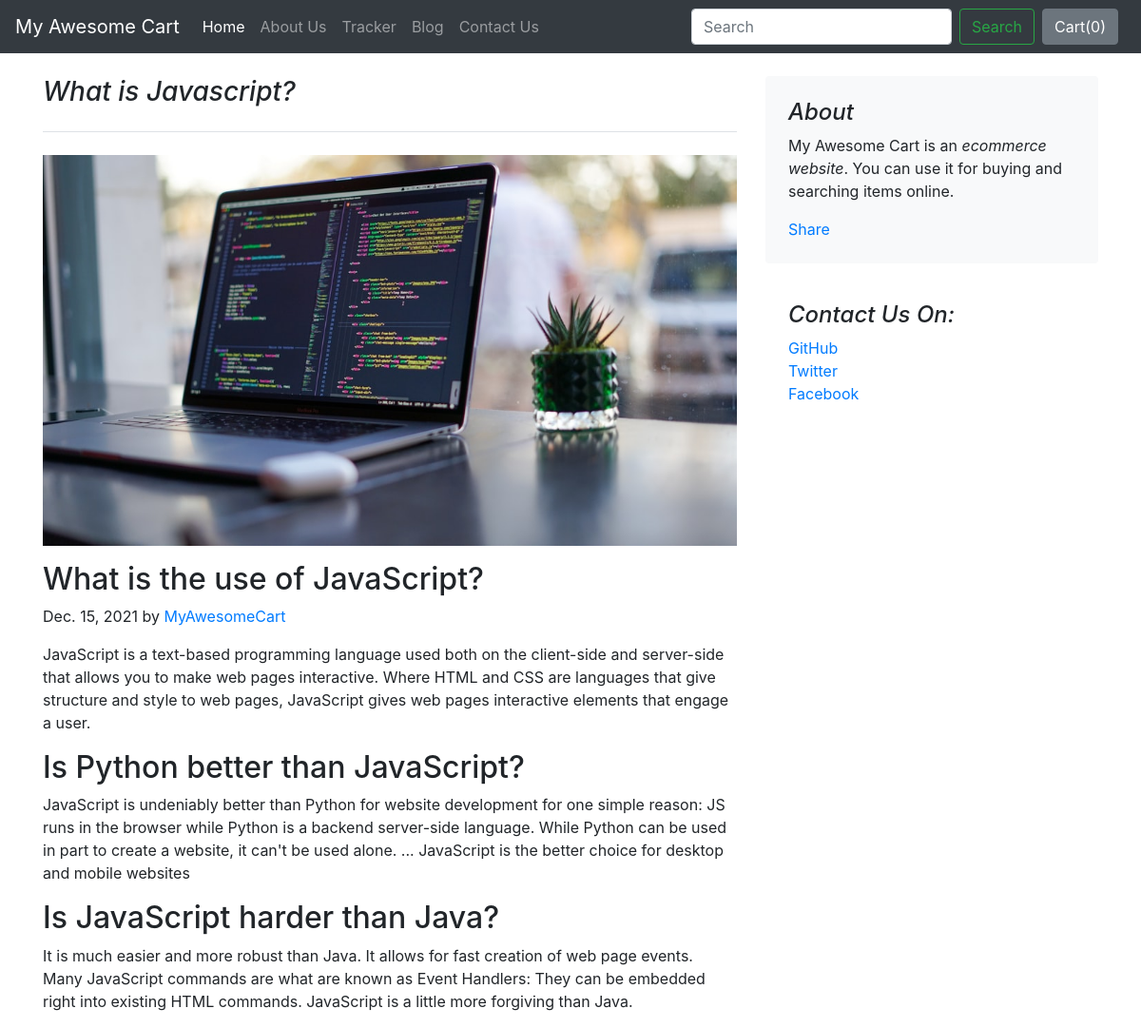
The app's page /blog/blogpost/4 with its own data.
### blog/models.py (models this page shows)
class Blogpost(models.Model):
    post_id = models.AutoField(primary_key=True)
    title = models.CharField(max_length=50)
    head0 = models.CharField(max_length=500, default="")
    chead0 = models.CharField(max_length=5000, default="")
    head1 = models.CharField(max_length=500, default="")
    chead1 = models.CharField(max_length=5000, default="")
    head2 = models.CharField(max_length=500, default="")
    chead2 = models.CharField(max_length=5000, default="")
    pub_date = models.DateField(max_length=30)
    thumbnail = models.ImageField(upload_to="shop/images", default="")
    def __str__(self):
        return self.title

### blog/views.py (the view)
# urls.py: path('blogpost/<int:id>', views.blogpost,name="blogPost"),
def blogpost(request, id):
    post = Blogpost.objects.filter(post_id = id)[0]
    print(post)
    return render(request,"blog/blogpost.html", {'post':post})

### blog/templates/blog/blogpost.html (shortened to what this page needs)
{%extends 'blog/Basic.html'%}
{%block body%}
<div class="container">
    <div class="row mt-4">
        <div class="col-md-8 blog-main">
            <h3 class="pb-4 mb-4 font-italic border-bottom">
                {{post.title}}
            </h3>
            <div class="blog-post">
                <div class="img">
                    <img src="/media/{{post.thumbnail}}" style="max-width: -webkit-fill-available;">
                </div>
                <div class="mainpost mt-3">
                    <h2 class="blog-post-title">{{post.head0}}</h2>
                    <p class="blog-post-meta">{{post.pub_date}} by <a href="#">MyAwesomeCart</a></p>
                    <p>{{post.chead0}}</p>
                    <h2>{{post.head1}}</h2>
                    <p> {{post.chead1}}</p>
                    <h2>{{post.head2}}</h2>
                    <p>{{post.chead2}}</p>
                </div>
            </div>
        </div>
        <aside class="col-md-4 blog-sidebar">
            <div class="p-4 mb-3 bg-light rounded">
                <h4 class="font-italic">About</h4>
                <p class="mb-0">My Awesome Cart is an <em>ecommerce website</em>. You can use it for buying and
                    searching items online. </p>
                <div class="mt-3 fb-share-button" data-href="http://127.0.0.1:8000/blog/blogpost/{{post.post_id}}"
                    data-layout="button_count" data-size="large"><a target="_blank"
                        href="https://www.facebook.com/sharer/sharer.php?u=http%3A%2F%2F127.0.0.1%3A8000%2Fblog%2Fblogpost%2F1&amp;src=sdkpreparse"
                        class="fb-xfbml-parse-ignore">Share</a></div>
            </div>
            <div class="p-4">
                <h4 class="font-italic">Contact Us On: </h4>
                <ol class="list-unstyled">
                    <li><a href="#">GitHub</a></li>
                    <li><a href="#">Twitter</a></li>
                    <li><a href="#">Facebook</a></li>
                </ol>
            </div>
        </aside>
    </div>
</div>
{%endblock%}

### records on screen
Blogpost: title "What is Javascript?", thumbnail (picture), head0 "What is the use of JavaScript?", pub_date "Dec. 15, 2021", chead0 "JavaScript is a text-based programming language used both on the client-side and server-side that allows you to make web pages interactive. Where HTML and CSS are languages that give structure and style to web pages, JavaScript gives web pages interactive elements that engage a user.", head1 "Is Python better than JavaScript?", chead1 "JavaScript is undeniably better than Python for website development for one simple reason: JS runs in the browser while Python is a backend server-side language. While Python can be used in part to create a website, it can't be used alone. ... JavaScript is the better choice for desktop and mobile websites", head2 "Is JavaScript harder than Java?", chead2 "It is much easier and more robust than Java. It allows for fast creation of web page events. Many JavaScript commands are what are known as Event Handlers: They can be embedded right into existing HTML commands. JavaScript is a little more forgiving than Java."
